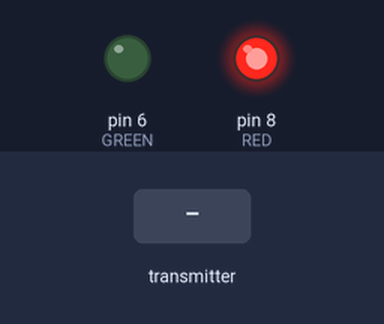
Bench run of a sketch on a simulated Arduino Uno, built with avr-gcc and run on an emulated ATmega328P. Shown: output pins drawn as LEDs (lit = HIGH). Dashed ring = blinking. Inputs (shaded band) come from the test bench. No radio packets arrive unless stated.

Above: at 0.3 s.
At 1.2 s:
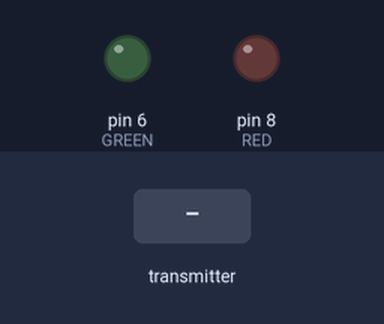
1.3 s: the transmitter starts sending got_time = 0
At 2.6 s:
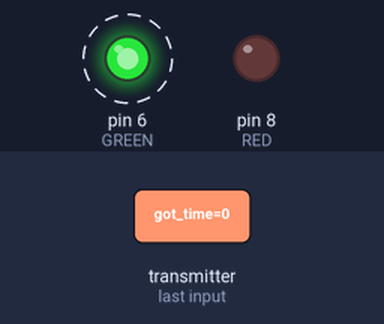
Timing chart, 0 to 10.3 s (numbered marks = the images above; inputs shaded):
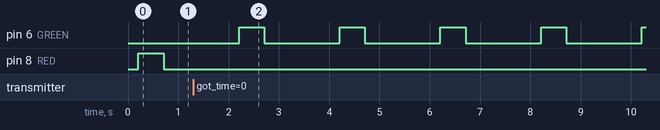

Measured:
- after the input at 1.3 s, pin 6 (GREEN): alternates HIGH for 0.50 s and LOW for 1.5 s, starting after 0.91 s; pin 8 (RED): stops changing and stays LOW

The sketch:

nRF_pro_min_test_tx_headless.ino
```cpp
/**
This is a SENDER node. Sends a packet to headless receiver and blinks a green LED if it gets something back; red otherwise.
*/

#include <SPI.h>
#include "RF24.h"

const unsigned int RED = 8;
const unsigned int GREEN = 6;

const int TIMEOUT = 200;//ms to wait for timeout
RF24 radio(9,10);  // Set up nRF24L01 radio on SPI bus plus pins 9 & 10
byte pipes[][6] = { "1Node", "2Node" };


void setup(void)
{
  pinMode(GREEN, OUTPUT);
  pinMode(RED, OUTPUT);

  radio.begin();
  radio.setPALevel(RF24_PA_LOW);
  radio.openWritingPipe(pipes[0]);
  radio.openReadingPipe(1, pipes[1]);
}

void loop(void)
{
  /**This is the sending node. **/

  radio.stopListening();  //Stop listening so we can write
  unsigned long time = millis();      // Take the time, and send it.  This will block until complete
  radio.write( &time, sizeof(unsigned long) );
  radio.startListening();      // Now, continue listening

  bool timeout = false;

  unsigned long started_waiting_at = millis();
  while ( ! radio.available() )
  {
    if (millis() - started_waiting_at > TIMEOUT)
    {
      timeout = true;
      break;
    }
  }

  // Describe the results
  if ( timeout )
  {
    digitalWrite(RED, HIGH);
    delay(500);
    digitalWrite(RED, LOW);
    delay(500);
  }
  else
  {
    unsigned long got_time;
    radio.read( &got_time, sizeof(unsigned long) );

    digitalWrite(GREEN, HIGH);
    delay(500);
    digitalWrite(GREEN, LOW);
    delay(500);
  }

  // Try again 1s later
  delay(1000);
}
```
